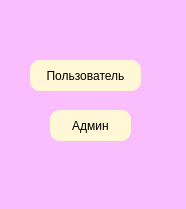
<?xml version="1.0" encoding="UTF-8"?>
<ui version="4.0">
 <class>auth2</class>
 <widget class="QWidget" name="auth2">
  <property name="geometry">
   <rect>
    <x>0</x>
    <y>0</y>
    <width>186</width>
    <height>209</height>
   </rect>
  </property>
  <property name="windowTitle">
   <string>Hello</string>
  </property>
  <property name="styleSheet">
   <string notr="true">background-color: rgb(250, 190, 255);
font: 8pt &quot;New York&quot;;</string>
  </property>
  <widget class="QPushButton" name="polz_b">
   <property name="geometry">
    <rect>
     <x>30</x>
     <y>60</y>
     <width>111</width>
     <height>31</height>
    </rect>
   </property>
   <property name="styleSheet">
    <string notr="true">background-color: rgb(255, 247, 213);
border-radius:10px;
font: 10pt &quot;MS Sans Serif&quot;;</string>
   </property>
   <property name="text">
    <string>Пользователь</string>
   </property>
  </widget>
  <widget class="QPushButton" name="adm_b">
   <property name="geometry">
    <rect>
     <x>50</x>
     <y>110</y>
     <width>81</width>
     <height>31</height>
    </rect>
   </property>
   <property name="styleSheet">
    <string notr="true">background-color: rgb(255, 247, 213);
border-radius:10px;
font: 10pt &quot;MS Sans Serif&quot;;</string>
   </property>
   <property name="text">
    <string>Админ</string>
   </property>
  </widget>
 </widget>
 <resources/>
 <connections/>
</ui>
